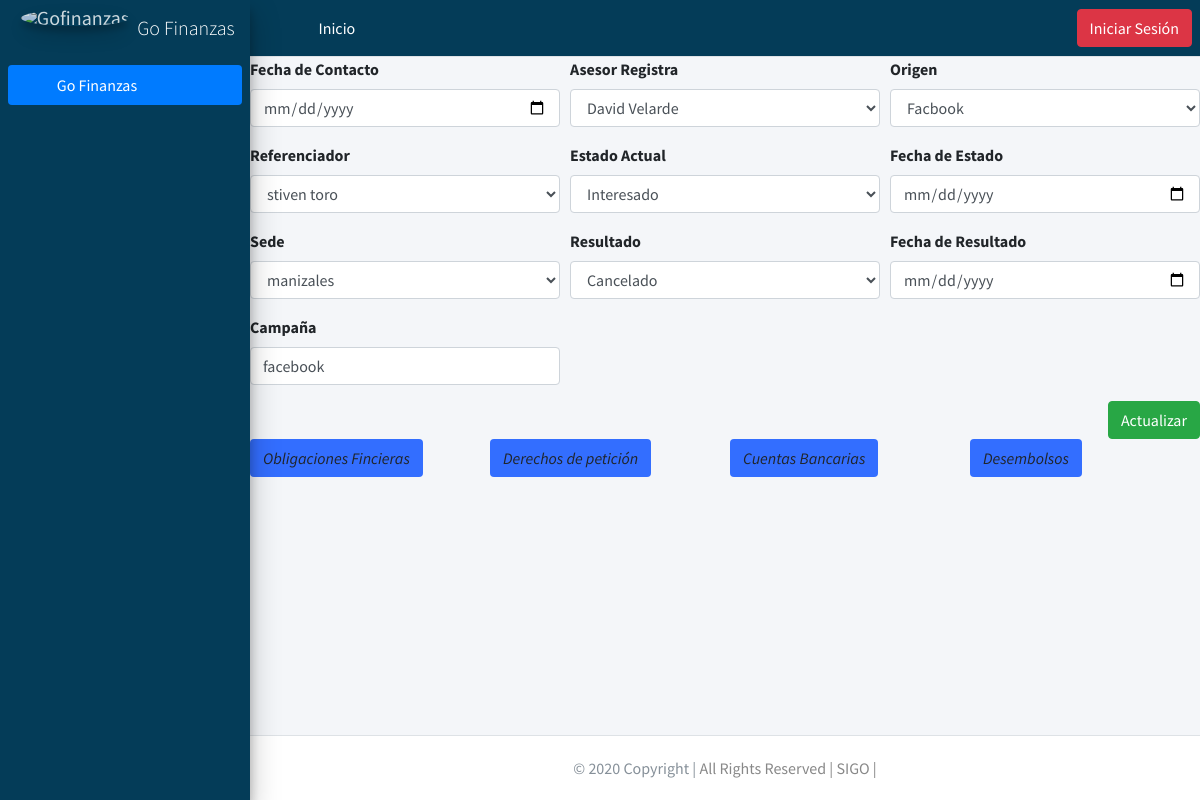
/editargestion/2/, run on the app's committed database.
### gestionfinanciera/models.py (models this page shows, shortened)
class Management_Type(models.Model):
    Origin = models.CharField(max_length=20, null=True,blank=True)
    Campaign = models.CharField(max_length=20, null=True,blank=True)
    Fk_Customer_Referrer = models.ForeignKey(Customer_Referrer, null=True, on_delete = models.CASCADE,blank=True) # se crea una llave foranea llamando al modelo
    Campus = models.CharField(max_length=20, null=True,blank=True)
    Outcome = models.CharField(max_length=50, null=True,blank=True)
    Result_Date = models.DateField(default=datetime.datetime.today, blank=True, null=True)
    Date_Of_Contact = models.DateField(default=datetime.datetime.today, blank=True, null=True)
    Status_Date = models.DateField(default=datetime.datetime.today, blank=True, null=True)
    Fk_Client  = models.ForeignKey(Client, null=True, on_delete = models.CASCADE,blank=True) # se crea una llave foranea llamando al modelo
    Fk_Advisor_Records  = models.ForeignKey(Advisor_Records, null=True, on_delete = models.CASCADE,blank=True) # se crea una llave foranea llamando al modelo
    Fk_Actual_State = models.ForeignKey(Actual_State, null=True, on_delete = models.CASCADE,blank=True) # se crea una llave foranea llamando al modelo

class Advisor_Records(models.Model):
    Name = models.CharField(max_length=120, blank=True, null=True)
    def __str__(self):
        return '{}'.format(self.Name)

class Customer_Referrer(models.Model):
    Name = models.CharField(max_length=120, blank=True, null=True)
    def __str__(self):
        return '{}'.format(self.Name)

class Actual_State(models.Model):
    Detail = models.CharField(max_length=120,blank=True , null= True)
    def __str__(self):
        return '{}'.format(self.Detail)

### gestionfinanciera/views.py (the view, shortened to what this page needs)
# urls.py: path('editargestion/<int:pk>/', views.ManagementTypeUpdate.as_view(), name="editargestion"), # ruta para editar la gestion de un cliente especifico
class ManagementTypeUpdate(UpdateView):
    model = Management_Type
    template_name = 'gestionfinanciera/management_type_update.html'
    fields=['Origin', 'Campaign', 'Fk_Customer_Referrer','Campus','Outcome',
    'Result_Date','Date_Of_Contact', 'Status_Date','Fk_Client',
    'Fk_Advisor_Records','Fk_Actual_State']
    def get_context_data(self,**kwargs):
        context = super(ManagementTypeUpdate,self).get_context_data(**kwargs)
        context['tipogestion'] = Management_Type.objects.filter(Fk_Client=self.kwargs['pk'])
        context['actual_state'] = Actual_State.objects.all()
        context['customer_referrer'] = Customer_Referrer.objects.all()
        context['advisor_records'] = Advisor_Records.objects.all()
        context['client'] = self.kwargs['pk']
        return context

### Templates/gestionfinanciera/management_type_update.html (shortened to what this page needs)
{% extends 'base/base.html' %}
{% block content %}
<form action="{%url 'editargestion' management_type.id %}" method="post">
  <div class="form-row">
    <div class="form-group col-md-4">
      <label for="Date_Of_Contact">Fecha de Contacto</label>
      <input type="date" class="form-control" id="Date_Of_Contact" name="Date_Of_Contact" value="{{management_type.Date_Of_Contact}}">
    </div>
      <div class="form-group col-md-4">
        <label>Asesor Registra</label>
        <select class="form-control" name="Fk_Advisor_Records" id="Fk_Advisor_Records" value="{{management_type.Fk_Advisor_Records}}">
          <option value="{{management_type.Fk_Advisor_Records.id}}">{{management_type.Fk_Advisor_Records}}</option>
        </select>
      </div>
      <div class="form-group col-md-4">
        <label>Origen</label>
                <select class="form-control" name="Origin" id="Origin" value="{{management_type.Origin}}">
                  <option value="{{management_type.Origin}}" >{{management_type.Origin}}</option>
                </select>
      </div>
  </div>
  <div class="form-row">
    <div class="form-group col-md-4">
      <label>Referenciador</label>
      <select class="form-control" name="Fk_Customer_Referrer" id="Fk_Customer_Referrer" value="{{management_type.Fk_Customer_Referrer}}">
        <option value="{{management_type.Fk_Customer_Referrer.id}}" >{{management_type.Fk_Customer_Referrer}}</option>
      </select>
    </div>
    <div class="form-group col-md-4">
      <label>Estado Actual</label>
        <select class="form-control" name="Fk_Actual_State" id="Fk_Actual_State" value="{{management_type.Fk_Actual_State}}">
          <option value="{{management_type.Fk_Actual_State.id}}"  >{{management_type.Fk_Actual_State}}</option>
        </select>
    </div>
    <div class="form-group col-md-4">
      <label for="Status_Date">Fecha de Estado</label>
      <input type="date" class="form-control" id="Status_Date" name="Status_Date" value="{{management_type.Status_Date}}">
    </div>
  </div>
  <div class="form-row">
    <div class="form-group col-md-4">
      <label>Sede</label>
        <select class="form-control" name="Campus" id="Campus" value="{{management_type.Campus}}">
          <option value="{{management_type.Campus}}" >{{management_type.Campus}}</option>
        </select>
    </div>
    <div class="form-group col-md-4">
        <label>Resultado</label>
        <select class="form-control" name="Outcome" id="Outcome" value="{{management_type.Outcome}}">
          <option value="{{management_type.Outcome}}" >{{management_type.Outcome}}</option>
        </select>
    </div>
    <div class="form-group col-md-4">
      <label for="Result_Date">Fecha de Resultado</label>
      <input type="date" class="form-control" id="Result_Date" name="Result_Date" value="{{management_type.Result_Date}}">
    </div>
    <div class="form-group col-md-4">
      <label for="Result_Date">Campaña</label>
      <input type="text" class="form-control" id="Campaign" name="Campaign" value="{{management_type.Campaign}}">
    </div>
    <div class="form-group col-md-4">
    </div>
  </div>
  <div style="text-align: right">
    <button type="submit" class="btn btn-success">Actualizar</button>
  </div>
  <div class="form-row">
    <div  class="form-group col-md-3">
      <a href="{% url 'listarobligacion' management_type.id  %}">
        <i type="submit" style="background:#336EFF" class="btn btn.default">Obligaciones Fincieras</i>
      </a>
    </div>
    <div  class="form-group col-md-3">
      <a href="{% url 'listarderechopeticion' management_type.id %}">
        <i type="submit" style="background:#336EFF" class="btn btn.default">Derechos de petición</i>
      </a>
    </div>
  <div  class="form-group col-md-3">
    <a href="{% url 'listarcuenta' management_type.Fk_Client.id %}">
      <i type="submit" style="background:#336EFF" class="btn btn.default">Cuentas Bancarias</i>
    </a>
  </div>
  <div  class="form-group col-md-3">
    <a href="{% url 'listardesembolso' management_type.id %}">
      <i type="submit" style="background:#336EFF" class="btn btn.default">Desembolsos</i>
    </a>
  </div>
</div>
</form>
{% endblock %}

### data on the page
Management_Type: Fk_Advisor_Records "David Velarde", Origin "Facbook", Fk_Customer_Referrer "stiven toro", Fk_Actual_State "Interesado", Campus "manizales", Outcome "Cancelado", Campaign "facebook"
